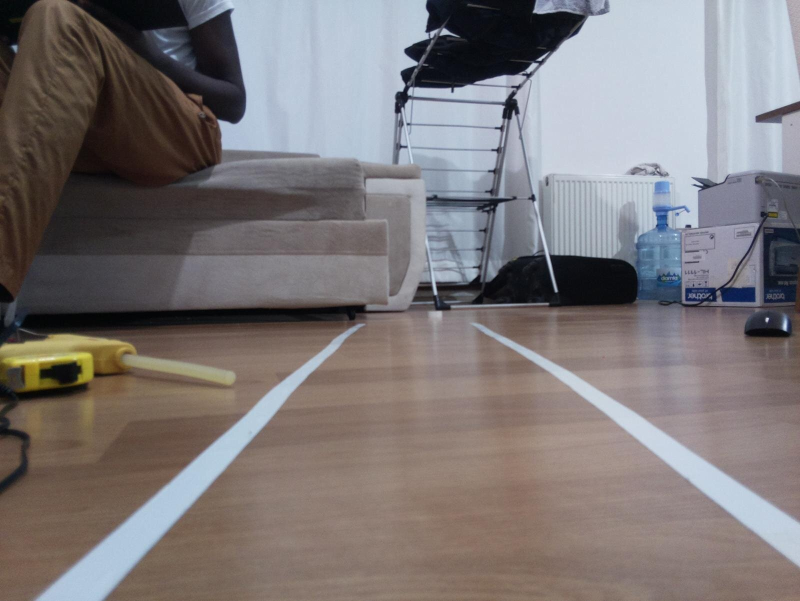
#> input picture Lane_Detection/1.jpg, 1600 x 1202 px (shown at 1/2 size)
$ python Lane_Detection_Image.py
#> lines starting #> are read from the running program, lines starting #| are printed output that depends on the picture; after the words box and inside, x2 and y2 are one past the last pixel; in counts of white or black regions, pixels touching at a corner belong together
import cv2
import numpy as np
import matplotlib.pyplot as plt
import statistics
from scipy.stats import linregress
import pandas as pd

def smooth(img):
    gaussian_filtering = cv2.GaussianBlur(img, (3,3), 0)
    return gaussian_filtering

def convert_to_grayscale(img):
    BW = cv2.cvtColor(img, cv2.COLOR_RGB2GRAY)
    return BW

def detect_edges(img):
    # Apply Hysteresis Thresholding: H = 150; L = 50.
    e_image = cv2.Canny(img, 50, 150)
    return e_image

def ROI(img):
    # Find the total number of rows and columns of the image.
    row = img.shape[0]
    column = img.shape[1]
    # Create a trapezoidal region of interest that encompases the two lanes of interest.
    r_o_i = np.array([[(70, row), (column, row), (column, 1020), (970, 635), (690, 638)]])
    # Create a mask (fully black) with the same dimension as the original image.
    mask = np.zeros_like(img)
    # Create a white region - the same shape as our region of interest - out of the mask.
    cv2.fillConvexPoly(mask, r_o_i, 255)
    # Implement a bitwise AND operation on the mask and the image to carve out the region of interest
    masked_image = cv2.bitwise_and(img, mask)
    return masked_image

def apply_threshold(img):
    # Apply a threshold on the region of interest to eliminate pixels that don't represent the lane.
    # Since the lane is almost white, we can set a lower threshold not too far from 255.
    _, result = cv2.threshold(img, 170, 255, cv2.THRESH_BINARY)
    return result

def find_lines(img):
    # Use Hough Transform to extract lines in the image.
    # Carefully discretize the Hough Space to optimze accuracy.
    # If the precision is too low, there'll be lots of false positives.
    # If the precision is too high, there'll be lots of false negatives.
    # Set a threshold to determine which lines should be drawn.
    # Reject any lines below 40, and join lines with a gap of 5 between them.
    #lines = cv2.HoughLinesP(img, 1, np.pi/180, 30, maxLineGap=200)
    lines = cv2.HoughLinesP(img, 1, np.pi/180, 70, np.array([]), minLineLength=20, maxLineGap=50)
    return lines

def display_lines(img, lines):
    #line_image = np.zeros_like(img)
    if lines is not None:
        for line  in lines:
            #x1, y1, x2, y2 = line[0]
            #print(line)
            x1, y1, x2, y2 = line.reshape(4)
            # Draw a blue line (BGR) with thickness = 10
            cv2.line(img, (x1, y1), (x2, y2), (255, 0, 0), 10)
    return img

def construct_the_lanes(img, slope_and_intercept):
    final_slope, final_intercept = slope_and_intercept
    # Apply the equation of a line, y = mx+c, to construct the left and right lane using the mean slope and intercept.
    y1 = img.shape[0] # Since the first component contains the image rows (max = bottom)
    y2 = int(y1*(3/5)) # The lanes would extend from the bottom to 3/5 of the image height.
    x1 = int((y1 - final_intercept)/final_slope)
    x2 = int((y2 - final_intercept)/final_slope)
    # Return the coordinates as a 1D array
    return np.array([x1, y1, x2, y2])

def data_analysis_of_lines(img, lines):
    left_lanes_array = []
    right_lanes_array = []
    left_slope_array = []
    right_slope_array = []
    left_intercept_array = []
    right_intercept_array = []
    for line in lines:
        x1, y1, x2, y2 = line.reshape(4)
        # Obtain the slope and intercept of each line using linear regression
        x = [x1, x2]
        y = [y1, y2]
        slope, intercept, r_value, p_value, std_err = linregress(x, y)
        # Recall that the x-y plane of an image is different. The origin is at the top-left corner.
        # Therefore, lines on the left would have a negative slope (+ve for lines on the right).
        # Separate the left and right lines
        if slope < 0:
            left_lanes_array.append((slope, intercept))
            left_slope_array.append(slope)
            left_intercept_array.append(intercept)
        else:
            right_lanes_array.append((slope, intercept))
            right_slope_array.append(slope)
            right_intercept_array.append(intercept)

    # Create Pandas Dataframes for the arrays obtained above for statistical calculations.
    df_left = pd.DataFrame({'slope': left_slope_array,
                   'intercept': left_intercept_array})

    df_right = pd.DataFrame({'slope': right_slope_array,
               'intercept': right_intercept_array})

    # [60 lines of commented-out code are left out]
    df_left["slope"] = np.where(df_left["slope"] < df_left['slope'].quantile(0.25), df_left['slope'].quantile(0.25),df_left['slope'])
    df_left["slope"] = np.where(df_left["slope"] > df_left['slope'].quantile(0.75), df_left['slope'].quantile(0.75),df_left['slope'])

    df_left["intercept"] = np.where(df_left["intercept"] < df_left['intercept'].quantile(0.25), df_left['intercept'].quantile(0.25),df_left['intercept'])
    df_left["intercept"] = np.where(df_left["intercept"] > df_left['intercept'].quantile(0.75), df_left['intercept'].quantile(0.75),df_left['intercept'])

    df_right["slope"] = np.where(df_right["slope"] < df_right['slope'].quantile(0.25), df_right['slope'].quantile(0.25),df_right['slope'])
    df_right["slope"] = np.where(df_right["slope"] > df_right['slope'].quantile(0.75), df_right['slope'].quantile(0.75),df_right['slope'])

    df_right["intercept"] = np.where(df_right["intercept"] < df_right['intercept'].quantile(0.25), df_right['intercept'].quantile(0.25),df_right['intercept'])
    df_right["intercept"] = np.where(df_right["intercept"] > df_right['intercept'].quantile(0.75), df_right['intercept'].quantile(0.75),df_right['intercept'])

    # Show the new dataframes
    # print(df_left['slope'].describe())
    # print(df_left['intercept'].describe())
    #
    # print(df_right['slope'].describe())
    # print(df_right['intercept'].describe())

    ### These conditional statements are used to check for frames without detections and skip them to avoid errors.
    if len(right_lanes_array) == len(left_lanes_array) == 0:
        return np.array([])
    if len(left_lanes_array) == 0:
        ### Using mean
        right_slope = df_right["slope"].mean()
        right_intercept = df_right["intercept"].mean()

        ### Using median # right_slope = df_right['slope'].median() # right_intercept = df_right['intercept'].median()
        right = np.array([right_slope, right_intercept])
        right_line = construct_the_lanes(img, right)
        return np.array([right_line])
    elif len(right_lanes_array) == 0:
        ### Using mean
        left_slope = df_left['slope'].mean()
        left_intercept = df_left['intercept'].mean()

        ### Using median # left_slope = df_left['slope'].median() # left_intercept = df_left['intercept'].median()
        left = np.array([left_slope, left_intercept])
        left_line = construct_the_lanes(img, left)
        return np.array([left_line])

    left_slope = df_left['slope'].mean()
    left_intercept = df_left['intercept'].mean()
    left = np.array([left_slope, left_intercept])

    right_slope = df_right["slope"].mean()
    right_intercept = df_right["intercept"].mean()
    right = np.array([right_slope, right_intercept])

    left_line = construct_the_lanes(img, left)
    right_line = construct_the_lanes(img, right)
    return np.array([left_line, right_line])

###########################
# Used to test an image or a single video frame.
# Comment out from here till line 225 and "uncomment" lines 229 to 252
img = cv2.cvtColor(cv2.imread('1.jpg'), cv2.COLOR_BGR2RGB)
image_frame = np.copy(img)
smoothed_image = smooth(image_frame)
gray_image = convert_to_grayscale(smoothed_image)
#> in convert_to_grayscale, `BW = cv2.cvtColor(img, cv2.COLOR_RGB2GRAY)`:
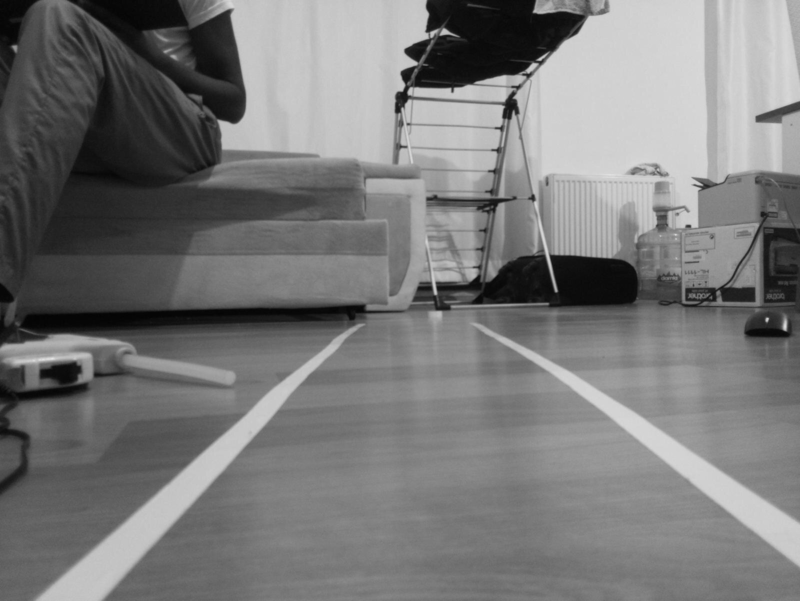
#> BW: shape (1202, 1600) (shown at 1/2 size); min 3, max 231, mean 120.5
edge_image = detect_edges(gray_image)
#> in detect_edges, `e_image = cv2.Canny(img, 50, 150)`:
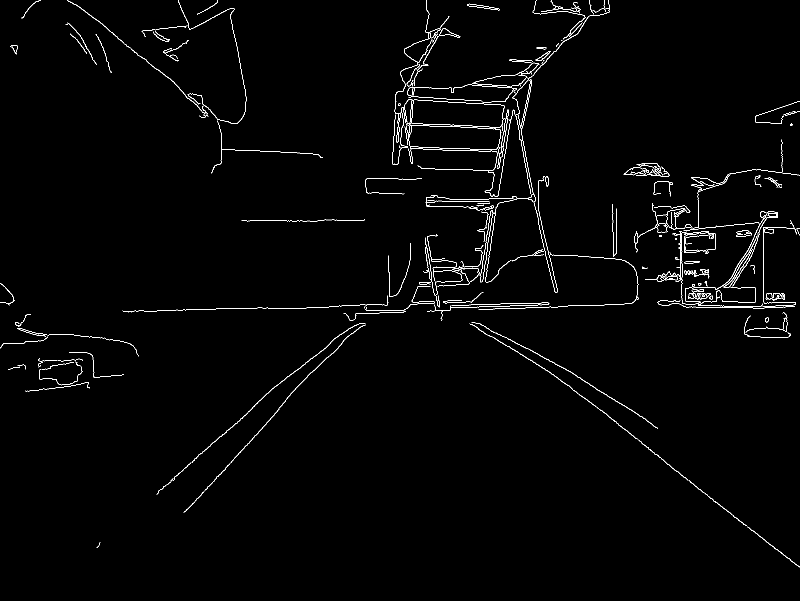
#> e_image: shape (1202, 1600) (shown at 1/2 size); 1.4% white in thin lines or dots
ROI_image = ROI(edge_image)
#> in ROI, `cv2.fillConvexPoly(mask, r_o_i, 255)`:
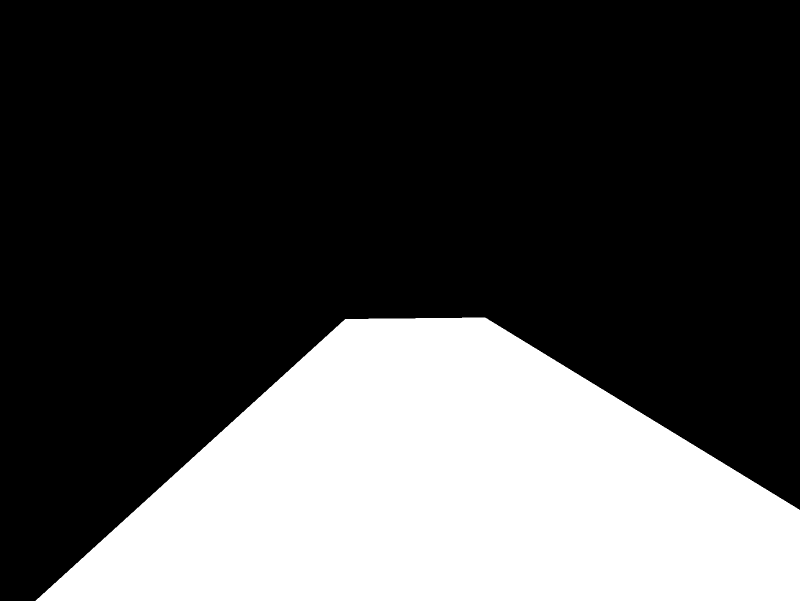
#> mask: shape (1202, 1600) (shown at 1/2 size); 29.6% white; 1 white region, box (x1, y1, x2, y2) and area: (71, 635, 1600, 1202) 568947
#> in ROI, `masked_image = cv2.bitwise_and(img, mask)`:
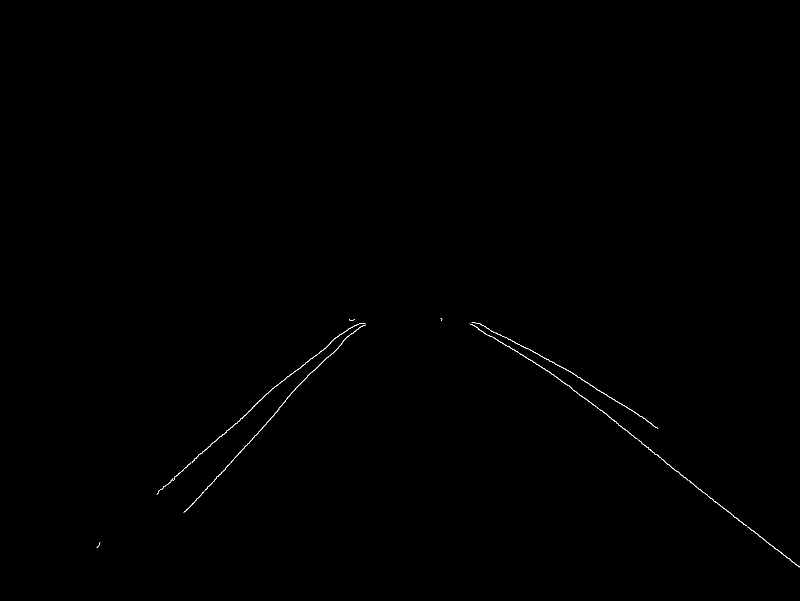
#> masked_image: shape (1202, 1600) (shown at 1/2 size); 0.16% white in thin lines or dots, all inside (x1, y1, x2, y2) = (193, 636, 1600, 1135)
threshold_result = apply_threshold(ROI_image)
detected_lines = find_lines(threshold_result)
#> in find_lines, `lines = cv2.HoughLinesP(img, 1, np.pi/180, 70, np.array([]), minLineLe..`: lines = 18 rows, first 6: [1271, 877, 1598, 1133], [1093, 740, 1122, 762], [1309, 908, 1598, 1134], [316, 984, 563, 762], [1120, 732, 1293, 840], [1137, 770, 1317, 911]
#> detected_lines has the same summary as lines in find_lines

final_lines = data_analysis_of_lines(image_frame, detected_lines)
#> the loop in data_analysis_of_lines, `for line in lines:` made 18 passes
#> (x1, y1, x2, y2, x, y, slope, intercept) on passes 1 to 10: (1271, 877, 1598, 1133, [1271, 1598], [877, 1133], 0.783, -118), (1093, 740, 1122, 762, [1093, 1122], [740, 762], 0.759, -89.17), (1309, 908, 1598, 1134, [1309, 1598], [908, 1134], 0.782, -115.6), (316, 984, 563, 762, [316, 563], [984, 762], -0.899, 1268), (1120, 732, 1293, 840, [1120, 1293], [732, 840], 0.624, 32.81), (1137, 770, 1317, 911, [1137, 1317], [770, 911], 0.783, -120.6), (368, 1024, 537, 843, [368, 537], [1024, 843], -1.07, 1418.1), (1107, 749, 1176, 802, [1107, 1176], [749, 802], 0.768, -101.3), (591, 776, 626, 741, [591, 626], [776, 741], -1, 1367), (313, 988, 574, 753, [313, 574], [988, 753], -0.9, 1269.8)
#> after the loop in data_analysis_of_lines, `for line in lines:`: left_intercept_array = [1268, 1418.1, 1367, 1269.8, 1267.4, 1350.7, 1203.8, 1436.9]; left_lanes_array = [(-0.899, 1268), (-1.07, 1418.1), (-1, 1367), (-0.9, 1269.8), (-0.9, 1267.4), (-0.971, 1350.7), (-0.782, 1203.8), (-1.11, 1436.9)]; left_slope_array = [-0.899, -1.07, -1, -0.9, -0.9, -0.971, -0.782, -1.11]; right_intercept_array = [-118, -89.17, -115.6, 32.81, -120.6, -101.3, 78.96, 135.7, -119, 84.34]; right_lanes_array = [(0.783, -118), (0.759, -89.17), (0.782, -115.6), (0.624, 32.81), (0.783, -120.6), (0.768, -101.3), (0.605, 78.96), (0.533, 135.7), (0.783, -119), (0.598, 84.34)]; right_slope_array = [0.783, 0.759, 0.782, 0.624, 0.783, 0.768, 0.605, 0.533, 0.783, 0.598]
#> in data_analysis_of_lines, `df_left = pd.DataFrame({'slope': left_slope_array, 'intercept': left_i..`: df_left = table of 8 rows and 2 columns
#> in data_analysis_of_lines, `df_right = pd.DataFrame({'slope': right_slope_array, 'intercept': righ..`: df_right = table of 10 rows and 2 columns
#> in data_analysis_of_lines, `left_slope = df_left['slope'].mean()`: left_slope = -0.951
#> in data_analysis_of_lines, `left_intercept = df_left['intercept'].mean()`: left_intercept = 1318.9
#> in data_analysis_of_lines, `left = np.array([left_slope, left_intercept])`: left = [-0.951, 1318.9]
#> in data_analysis_of_lines, `right_slope = df_right["slope"].mean()`: right_slope = 0.711
#> in data_analysis_of_lines, `right_intercept = df_right["intercept"].mean()`: right_intercept = -42.34
#> in data_analysis_of_lines, `right = np.array([right_slope, right_intercept])`: right = [0.711, -42.34]
#> in construct_the_lanes, `final_slope, final_intercept = slope_and_intercept`: final_slope = -0.951; final_intercept = 1318.9
#> in construct_the_lanes, `x1 = int((y1 - final_intercept)/final_slope)`: x1 = 122
#> in construct_the_lanes, `x2 = int((y2 - final_intercept)/final_slope)`: x2 = 628
#> in data_analysis_of_lines, `left_line = construct_the_lanes(img, left)`: left_line = [122, 1202, 628, 721]
#> in data_analysis_of_lines, `right_line = construct_the_lanes(img, right)`: right_line = [1750, 1202, 1073, 721]
#> final_lines = [[122, 1202, 628, 721], [1750, 1202, 1073, 721]]
line_image = display_lines(image_frame, final_lines)
#> the loop in display_lines, `for line  in lines:` made 2 passes
#> after the loop in display_lines, `for line  in lines:`:
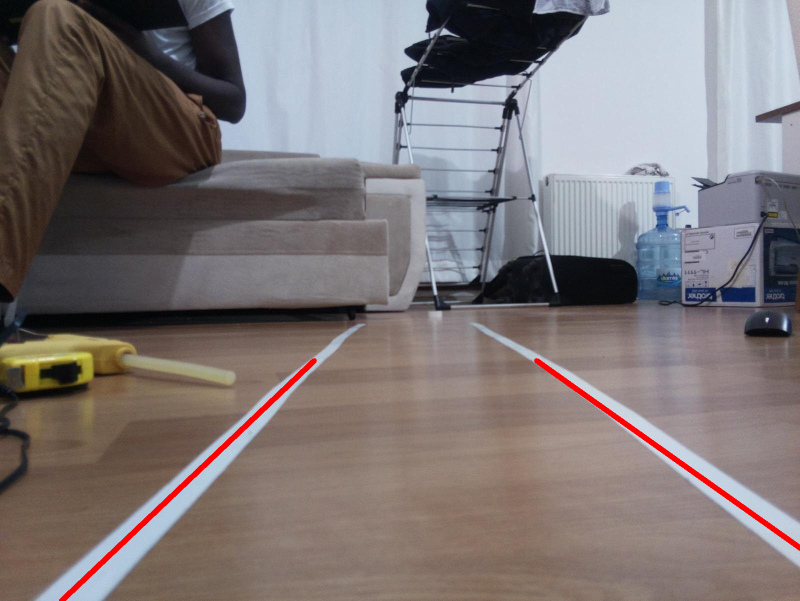
#> img: shape (1202, 1600, 3) (shown at 1/2 size); mean R, G, B 124.8, 117.2, 117.7
plt.imshow(line_image)
# plt.title('Hough Lines after Post-processing (using Mean)')
plt.show()

# [64 lines of commented-out code are left out]
